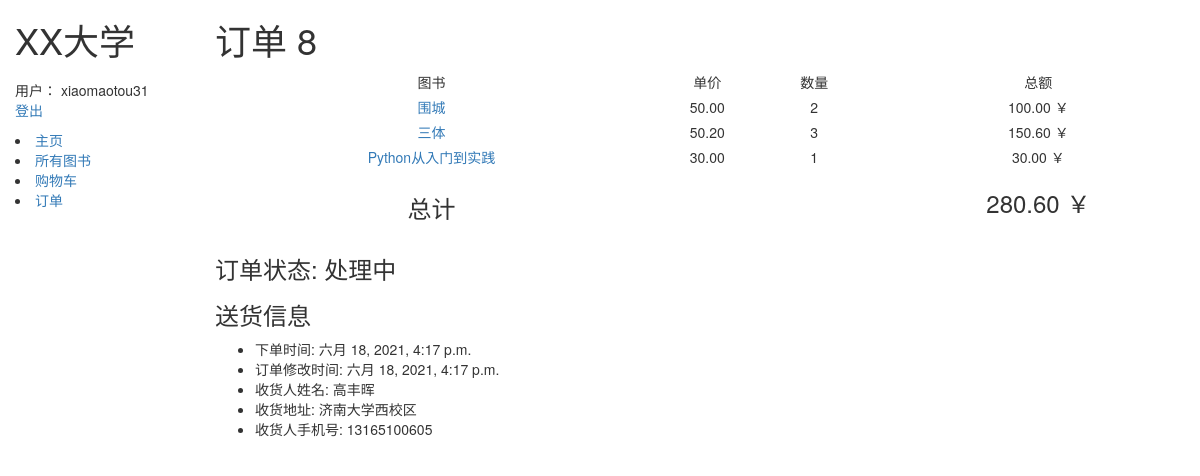
Screenshot of /catalog/order/8/ (signed in) with the database file from the repository.
### catalog/models.py (models this page shows, shortened)
class Order(models.Model):
    buyer_name = models.CharField(verbose_name="收货人", max_length=20)
    start_time = models.DateTimeField(verbose_name="下单时间", auto_now_add=True)
    change_time = models.DateTimeField(verbose_name="修改时间", auto_now=True)
    end_time = models.DateTimeField(verbose_name="完成时间", null=True, blank=True)
    buyer = models.ForeignKey(User, verbose_name="购买用户", on_delete=models.CASCADE)
    address = models.CharField(verbose_name="送货地址", max_length=200)
    buyer_phone = models.CharField(verbose_name="手机号", max_length=11)
    order_status_choice = (
        (0, "订单正在处理"),
        (1, "订单正在配送"),
        (2, "订单已完成"),
        (3, "订单已退回")
    )
    order_status = models.IntegerField(verbose_name="订单状态", validators=(MaxValueValidator(3), MinValueValidator(0)),
                                       choices=order_status_choice, default=0)
    def get_total_cost(self):
        carts = CartItem.objects.filter(order_id=self.id)
        total_cost = Decimal(0.00)#models.DecimalField(max_digits=20000, decimal_places=2, default=0.00)
        for cart in carts:
            total_cost += cart.book_sum * cart.book.selling_price
        return total_cost
    def get_cart_items(self):
        carts = CartItem.objects.filter(order_id=self.id)
        return carts
    class Meta:
        verbose_name = "订单"
        verbose_name_plural = "订单"

class CartItem(models.Model):
    user = models.ForeignKey(User, verbose_name="用户", on_delete=models.CASCADE)
    book = models.ForeignKey(Book, verbose_name="购买的图书", on_delete=models.CASCADE)
    book_sum = models.IntegerField(verbose_name="购买数量", validators=(MinValueValidator(0),), default=1)
    order = models.ForeignKey(Order, verbose_name="订单", on_delete=models.CASCADE, null=True)
    def get_total_sum(self):
        return self.book.selling_price * self.book_sum
    class Meta:
        verbose_name = "购买的图书"
        verbose_name_plural = "购买的图书"

class Book(models.Model):
    book_name = models.CharField(verbose_name="书名", max_length=20, help_text="Enter book name")
    isbn = models.CharField(verbose_name="ISBN号", max_length=13, help_text="请输入13位ISBN号")
    author = models.CharField(verbose_name="作者", max_length=20, help_text="请输入作者名")
    language = models.CharField(verbose_name="语言", max_length=20, help_text="请输入该书使用语言", default="中文")
    publishing_house = models.CharField(verbose_name="出版商", max_length=20, help_text="请输入出版商")
    publication_date = models.DateField(verbose_name="出版日期", help_text="请输入出版日期")
    summary = models.TextField(verbose_name="简介", max_length=1000, help_text="请输入介绍", null=True, blank=True)
    wholesale_price = models.DecimalField(verbose_name="进货价", max_digits=5, decimal_places=2, help_text="进货价")
    selling_price = models.DecimalField(verbose_name="销售价", max_digits=5, decimal_places=2, help_text="销售价")
    book_type = models.ManyToManyField(BookType)
    book_image = models.ImageField(verbose_name="缩略图", upload_to="book_image")
    sales_volume = models.IntegerField(verbose_name="销量", help_text="销量", default=0)
    def get_absolute_url(self):
        return reverse('book-detail', args=[str(self.id)])
    def display_type(self):
        return ', '.join([genre.name for genre in self.book_type.all()[:3]])
    display_type.short_description = '类型'
    class Meta:
        verbose_name = "图书"
        verbose_name_plural = "图书"

### catalog/views.py (the view)
# urls.py: path('order/<int:pk>/', views.OrderDetailView.as_view(), name='order-detail')
class OrderDetailView(generic.DetailView):
    model = Order

### catalog/templates/catalog/order_detail.html (shortened to what this page needs)
{% extends "base_generic.html" %}
{% block content %}
    <h1>订单 {{ order.id }}</h1>
    <table style=" width: 1000px; min-height: 25px; line-height: 25px; text-align: center; border-color:#b6ff00; border-collapse: collapse;">
        <tr>
            <td>图书</td>
            <td>单价</td>
            <td>数量</td>
            <td>总额</td>
        </tr>
        {% for cart in order.get_cart_items %}
            <tr class="cart_id" id="{{ cart.id }}">
                <td><a href="{{ cart.book.get_absolute_url }}">{{ cart.book.book_name }}</a></td>
                <td class="selling_price">{{ cart.book.selling_price }}</td>
                <td>{{ cart.book_sum }}</td>
                <td class="sum_price">{{ cart.get_total_sum }} ￥</td>
            </tr>
        {% endfor %}
        <tr class="cart_id" id="{{ cart.id }}">
            <td><h3>总计</h3></td>
            <td></td>
            <td></td>
            <td class="sum_price">
                <h3>{{ order.get_total_cost }} ￥<h3>
            </td>
        </tr>
    </table>
    <h3>
        {% if order.order_status == 0 %}
            订单状态: 处理中
        {% elif order.order_status == 1 %}
            订单状态: 配送中
        {% elif order.order_status == 2 %}
            订单状态: 已完成
        {% else %}
            订单状态: 已退回
        {% endif %}
    </h3>
    <h3>
        送货信息
    </h3>
    <ul>
        <li>下单时间: {{ order.start_time }}</li>
        {% if order.change_time != order.start_time %}
            <li>订单修改时间: {{ order.change_time }}</li>
        {% endif %}
        <li>收货人姓名: {{ order.buyer_name }}</li>
        <li>收货地址: {{ order.address }}</li>
        <li>收货人手机号: {{ order.buyer_phone }}</li>
    </ul>
{% endblock %}

### catalog/templates/base_generic.html (shortened to what this page needs)
<!DOCTYPE html>
<html>
<head>
    <link rel="stylesheet" href="https://maxcdn.bootstrapcdn.com/bootstrap/3.3.7/css/bootstrap.min.css">
    {% load static %}
    <link rel="stylesheet" href="{% static 'css/styles.css' %}">
</head>
<body>
<div class="container-fluid">
    <div class="row">
        <div class="col-sm-2">
            {% block sidebar %}
                <h1>XX大学</h1>
                <ul class="sidebar-nav">
                    {% if user.is_authenticated %}
                        <li>用户： {{ user.get_username }}</li>
                        <li><a href="{% url 'logout' %}?next={{ request.path }}">登出</a></li>
                    {% else %}
                        <li><a href="{% url 'login' %}?next={{ request.path }}">登入</a></li>
                    {% endif %}
                </ul>
                <li><a href="{% url 'index' %}">主页</a></li>
                <li><a href="{% url 'books' %}">所有图书</a></li>
                <li><a href="{% url 'cart' %}">购物车</a></li>
                <li><a href="{% url 'orders' %}">订单</a> </li>
            {% endblock %}
        </div>
        <div class="col-sm-10 ">
            {% block content %}{% endblock %}
        </div>
    </div>
</div>
</body>
</html>

### catalog/templates/css/styles.css (style rules this page uses)
.sidebar-nav { margin-top: 20px; padding: 0; list-style: none; }

### rows the page displays
Order: id "8", get_total_cost "280.60", start_time "六月 18, 2021, 4:17 p.m.", change_time "六月 18, 2021, 4:17 p.m.", buyer_name "高丰晖", address "济南大学西校区", buyer_phone "13165100605"
CartItem: book.book_name "围城", book.selling_price "50.00", book_sum "2", get_total_sum "100.00"
CartItem: book.book_name "三体", book.selling_price "50.20", book_sum "3", get_total_sum "150.60"
CartItem: book.book_name "Python从入门到实践", book.selling_price "30.00", book_sum "1", get_total_sum "30.00"

### other values shown
{{ user.get_username }} "xiaomaotou31"
